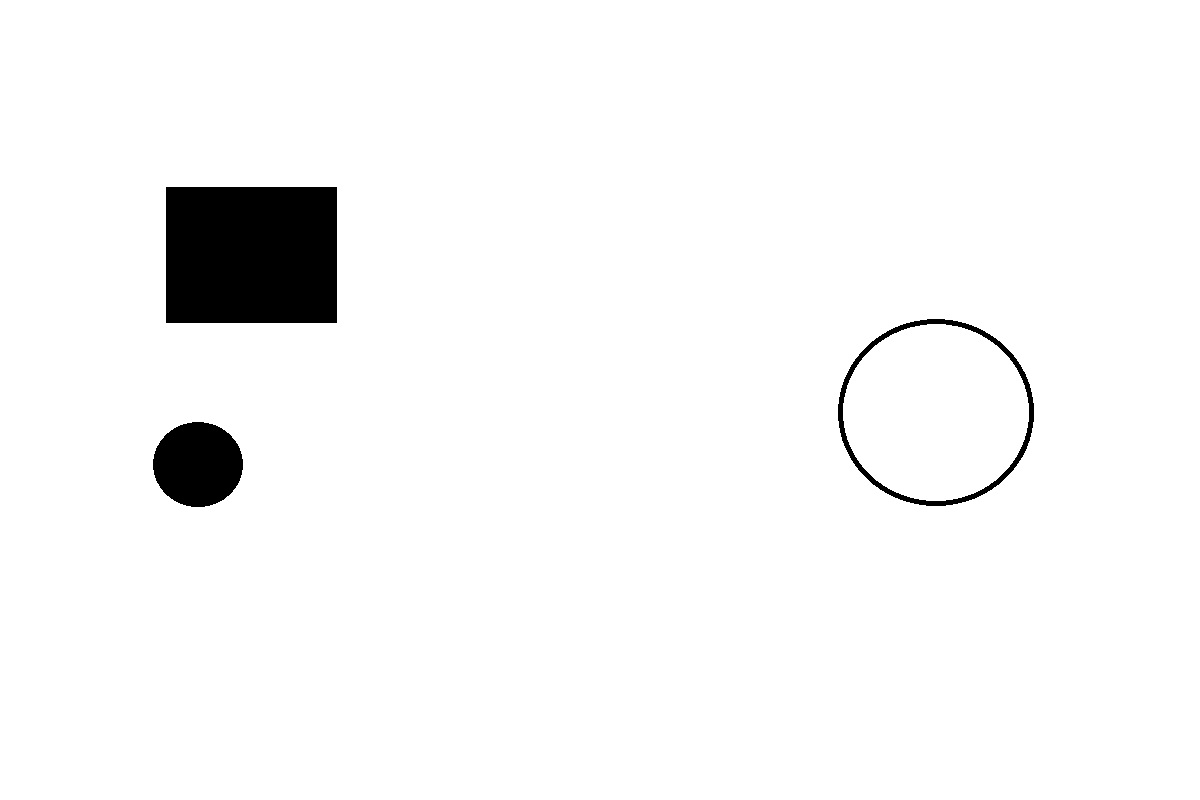
#> input picture shapes2.jpg, 1200 x 800 px
$ python shape_detect.py   (older library calls are emulated)
#> lines starting #> are read from the running program, lines starting #| are printed output that depends on the picture; after the words box and inside, x2 and y2 are one past the last pixel; in counts of white or black regions, pixels touching at a corner belong together
import cv2
import numpy as np
font = cv2.FONT_HERSHEY_COMPLEX
img = cv2.imread("shapes2.jpg", cv2.IMREAD_GRAYSCALE)
#> img is the input picture: shape (800, 1200); min 0, max 255, mean 246.5
_, threshold = cv2.threshold(img, 240, 255, cv2.THRESH_BINARY)
#> threshold: shape (800, 1200); 96.6% white; 3 black regions
_, contours, _ = cv2.findContours(threshold, cv2.RETR_TREE, cv2.CHAIN_APPROX_SIMPLE)
#> contours = 5 contours; box (x1, y1, x2, y2) and area: (0, 0, 1200, 800) 958001, (837, 318, 1035, 507) 29017, (843, 324, 1029, 501) 25574, (165, 186, 338, 324) 23562, (152, 421, 244, 508) 6115
for cnt in contours:
    approx = cv2.approxPolyDP(cnt, 0.01*cv2.arcLength(cnt, True), True)
    cv2.drawContours(img, [approx], 0, (0), 5)
    x = approx.ravel()[0]
    y = approx.ravel()[1]
    if len(approx) == 3:
        cv2.putText(img, "Triangle", (x, y), font, 1, (0))
    elif len(approx) == 4:
        cv2.putText(img, "Rectangle", (x+50, y+50), font, 1, (0))
    elif len(approx) == 5:
        cv2.putText(img, "Pentagon", (x, y), font, 1, (0))
    elif 6 < len(approx) < 15:
        cv2.putText(img, "Ellipse", (x, y), font, 1, (0))
    else:
        cv2.putText(img, "Circle", (x+50, y+50), font, 1, (0))
#> this loop made 5 passes
#> (x, y) on passes 2 to 4: (192, 421), (927, 318), (927, 324)
#> (approx, x, y) on passes 1, 5: ([[0, 0], [0, 799], [1199, 799], [1199, 0]], 0, 0), ([[165, 187], [336, 186], [337, 322], [166, 323]], 165, 187)
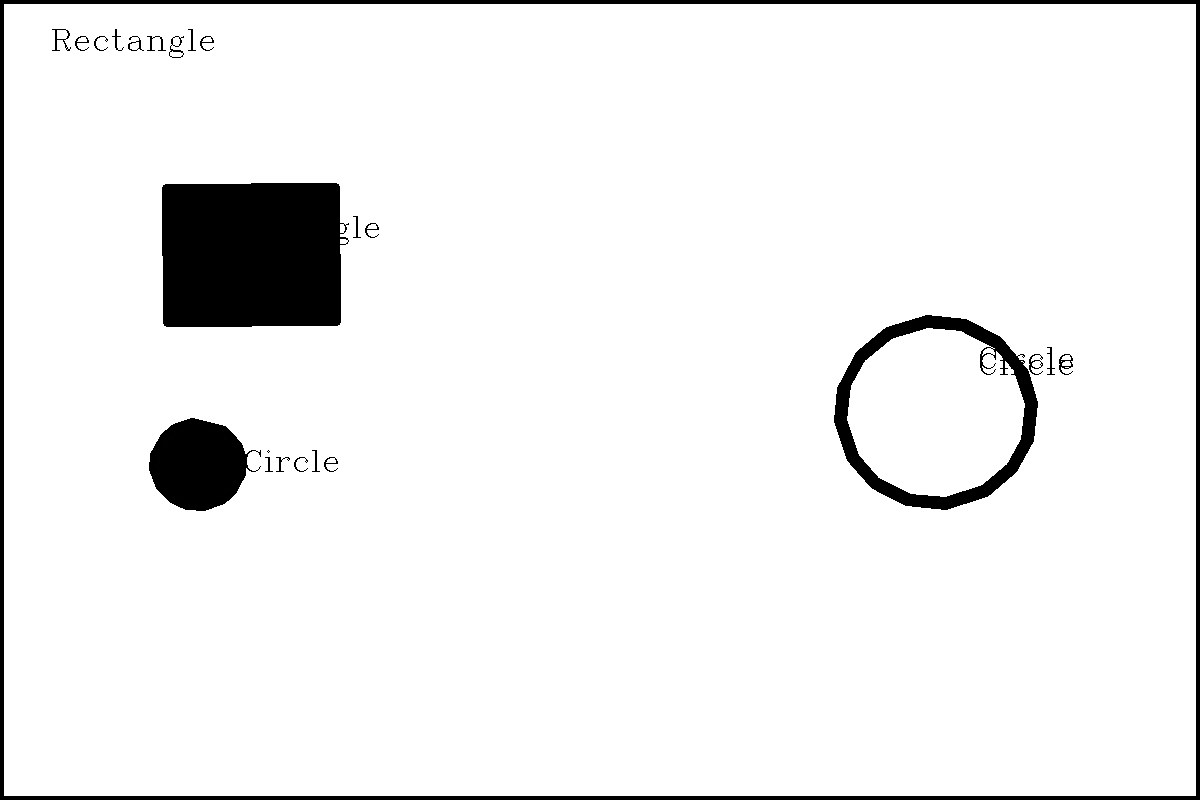
#> img: shape (800, 1200); 2.77% of pixels changed, all inside (x1, y1, x2, y2) = (0, 0, 1200, 800)
cv2.imshow("shapes", img)
cv2.imshow("Threshold", threshold)
cv2.waitKey(0)
cv2.destroyAllWindows()
